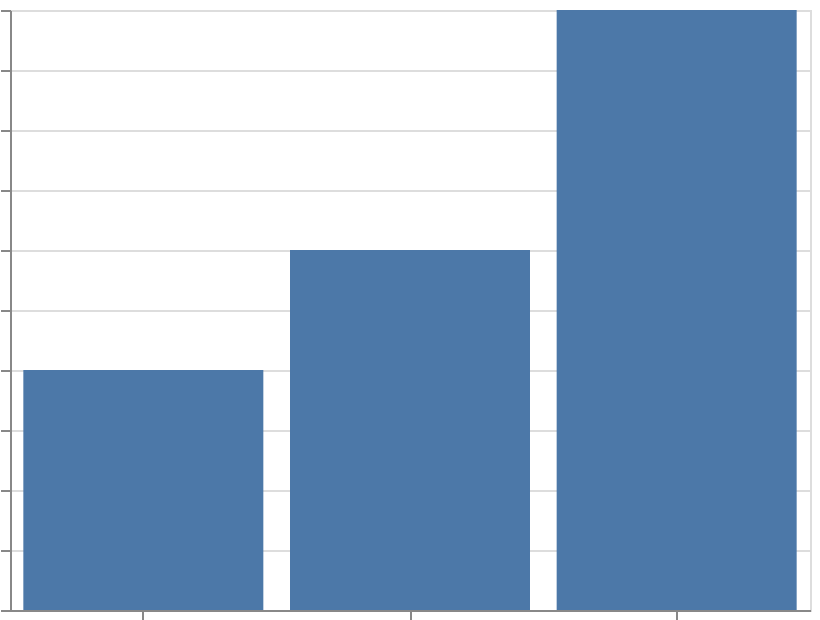

Source (Vega-Lite JSON):
### Vega-Lite specification from a JSON file in a GitHub repository (floating-point values rounded to 4 significant figures)
{"$schema": "https://vega.github.io/schema/vega-lite/v6.json", "width": 400, "height": 300, "padding": 5, "autosize": "none", "data": {"name": "table", "values": [{"cat": "Banana", "val": 3}, {"cat": "Apple", "val": 5}, {"cat": "Cherry", "val": 2}]}, "mark": "bar", "encoding": {"x": {"field": "cat", "type": "nominal", "sort": "descending"}, "y": {"field": "val", "type": "quantitative"}}}
